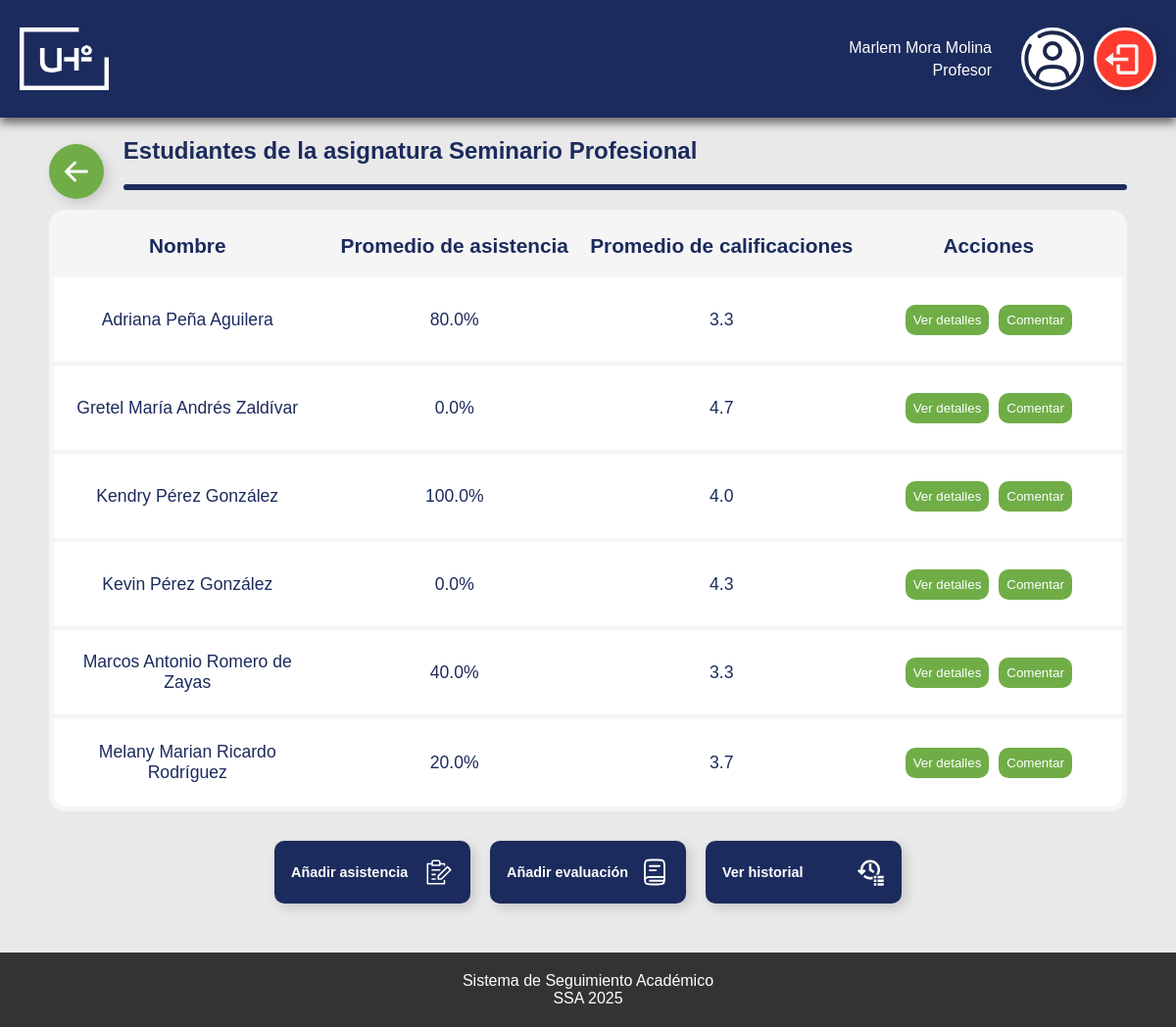
Page /professor/subject/2 (signed in) on the committed database.
### academico_app/models.py (models this page shows, shortened)
class User(AbstractBaseUser):
    username = models.CharField(max_length=150, unique=True, db_index=True)
    first_name = models.CharField(max_length=150)
    last_name = models.CharField(max_length=150)
    is_active = models.BooleanField(default=True)
    is_admin = models.BooleanField(default=False)
    USERNAME_FIELD = 'username'
    REQUIRED_FIELDS = ['first_name', 'last_name']
    objects = UserManager()
    def is_professor(self):
        return hasattr(self, 'professor')
    def get_full_name(self):
        return f"{self.first_name} {self.last_name}".strip()

class Subject(models.Model):
    name = models.CharField(max_length=50)
    career = models.ForeignKey(Career, on_delete=models.CASCADE, related_name='career_subject')
    year = models.IntegerField(
        validators=[
            MinValueValidator(1, message="El año escolar no puede ser menor a 1."),
            MaxValueValidator(4, message="El año escolar no puede ser mayor a 4.")
        ],
    )
    completed = models.BooleanField(default=False)
    professor = models.ForeignKey(Professor, on_delete=models.SET_NULL, null=True, blank=True, related_name='professor_subject')

class Student(models.Model):
    user = models.OneToOneField(User, on_delete=models.CASCADE, related_name='student')
    career = models.ForeignKey('Career', on_delete=models.CASCADE, related_name='students')
    academic_year = models.IntegerField(
        validators=[
            MinValueValidator(1, message="El año escolar no puede ser menor a 1."),
            MaxValueValidator(4, message="El año escolar no puede ser mayor a 4.")
        ],
    )

### academico_app/views.py (the view)
# urls.py: path('professor/subject/<int:subject_id>', views.subject_view, name='subject_view'),
@login_required
@professor_required
def subject_view(request: HttpRequest, subject_id: int):
    professor = request.user.professor
    subject = get_object_or_404(Subject, id=subject_id, professor=professor)
    students = Student.objects.filter(
        career=subject.career,
        academic_year=subject.year
    )
    student_data = []
    for student in students:
        grades = GradeRecord.objects.filter(student=student, subject=subject)
        attendances = AttendanceRecord.objects.filter(student=student, subject=subject)
        grade_avg = grades.aggregate(avg=models.Avg('grade'))['avg']
        if grade_avg is not None:
            grade_avg = round(float(grade_avg), 1)
        else:
            grade_avg = "N/A"
        total_attendance = attendances.count()
        if total_attendance > 0:
            attended_count = attendances.filter(attended=True).count()
            attendance_percent = round((attended_count / total_attendance) * 100, 1)
            attendance_display = f"{attendance_percent}%"
        else:
            attendance_display = "N/A"
        student_data.append({
            'student': student,
            'grade_avg': grade_avg,
            'attendance': attendance_display,
            'has_grades': grades.exists(),
            'has_attendance': attendances.exists()
        })
    context = {
        'subject': subject,
        'student_data': student_data,
        'is_completed': subject.completed
    }
    return render(request, 'professor/subject_view.html', context)

### templates/professor/subject_view.html (shortened to what this page needs)
{% extends 'base.html' %}
{% load static %}
{% block head_scripts %}
    <link rel="stylesheet" href="{% static 'css/professor/subject_view.css' %}">
{% endblock %}
{% block content %}
    <div class="page-container">
        {% if not student_data %}
            <h2 class="title-black">No hay estudiantes asignados a esa asignatura.</h2>
        {% else %}
            <div class="page-header">
                <div class="return-btn-container">
                    <button id="return-btn" class="btn" onclick="window.location.href='{% url 'professor_dashboard' %}'"></button>
                </div>
                <div class="header-text">
                    <h2 class="title">Estudiantes de la asignatura {{ subject.name }}</h2>
                    <hr class="custom-hr">
                </div>
            </div>
            <div class="table-container">
                <table class="table">
                    <thead>
                        <tr>
                            <th>Nombre</th>
                            <th>Promedio de asistencia</th>
                            <th>Promedio de calificaciones</th>
                            <th>Acciones</th>
                        </tr>
                    </thead>
                    <tbody>
                        {% for data in student_data %}
                            <tr>
                                <td>{{ data.student.user.get_full_name }}</td>
                                <td>
                                    {% if data.has_attendance %}
                                        {{ data.attendance }}
                                    {% else %}
                                        N/A
                                    {% endif %}
                                </td>
                                <td>
                                    {% if data.has_grades %}
                                        {{ data.grade_avg|default:'N/A'|floatformat:1 }}
                                    {% else %}
                                        N/A
                                    {% endif %}
                                </td>
                                <td class="grid-action">
                                    <button class="action-btn view-details-btn"
                                            data-href="{% url 'student_subject_detail' subject.id data.student.id %}">
                                        Ver detalles
                                    </button>
                                    <button class="action-btn"
                                            onclick="window.location.href='{% url 'comment_add' data.student.user.username subject.id %}'">
                                        Comentar
                                    </button>
                                </td>
                            </tr>
                        {% endfor %}
                    </tbody>
                </table>
            </div>
            <div class="button-group">
                <button type="button" class="btn btn-icon" id="attendance_button"
                        data-href="{% url 'register_attendance' subject.id %}">Añadir asistencia
                    <img src="{% static 'images/icons/attendance.svg' %}" class="icon">
                    </button>
                <button type="button" class="btn btn-icon" id="grade_button"
                        data-href="{% url 'register_grade' subject.id %}">Añadir evaluación
                        <img src="{% static 'images/icons/grade.svg' %}" class="icon">
                    </button>
                <button type="button" class="btn btn-icon" id="history_button"
                        data-href="{% url 'history' subject.id %}">Ver historial
                        <img src="{% static 'images/icons/history.svg' %}" class="icon">
                    </button>
            </div>
        {% endif %}
    </div>
{% endblock %}

### templates/base.html (shortened to what this page needs)
{% load static %}
<!DOCTYPE html>
<html lang="en">
<head>
    <link rel="stylesheet" href="{% static 'css/global.css' %}?v=2.0">
    <link rel="stylesheet" href="{% static 'css/base.css' %}?v=1.0">
    {% block head_scripts %}
    {% endblock %}
</head>
<body>
    <nav class="shadow nav-bar">
        {% block nav %}
        <a class="logo" href="{% if user.is_professor %}{% url 'professor_dashboard' %}{% elif user.is_student %}{% url 'student_dashboard' %}{% endif %}">
            <img src="{% static 'images/logos/UHO Short White.svg' %}"
                    alt="Logo UHo"/>
        </a>
        {% if user.is_authenticated %}
        <div class="user-info">
            <p class="user-name">{{ user.first_name }} {{ user.last_name }}</p>
            {% if user.is_professor %}
            <span class="user-rol">Profesor</span>
            {% elif user.is_student %}
            <span class="user-rol">Estudiante</span>
            {% endif %}
        </div>
        <div class="user-icon-container fadeOpen">
            <img src="{% static 'images/icons/user-icon.svg' %}" alt="Ícono de usuario" class="user-icon">
        </div>
        <div class="logout-button btn">
            <button onclick="openModal()"></button>
        </div>
        {% endif %}
        {% endblock %}
    </nav>
    <main>
        {% block content %}
        {% endblock %}
    </main>
    <footer>
        {% block footer %}
        <p>Sistema de Seguimiento Académico</p>
        <p>SSA 2025</p>
        {% endblock %}
    </footer>
</body>
</html>

### static/css/global.css (style rules this page uses)
.shadow { box-shadow: 0px 5px 10px 0px #00000099; }
.btn { cursor: pointer; transition: transform 0.3s ease; animation: fadeOpen 0.3s ease-in-out; background-repeat: no-repeat; background-position: right 10px center; background-size: 15%; box-shadow: 4px 4px 12px rgba(0, 0, 0, 0.15); }
.btn-icon { width: 170px; color: white; font-weight: 900; font-size: 0.9em; text-align: left; border-radius: 10px; border-style: solid; padding: 15px; display: flex; align-items: center; justify-content: space-between; border-color: transparent; gap: 5px; }
.title { font-weight: 900; color: var(--university-blue-color); }
.custom-hr { border: 3px solid var(--university-blue-color); margin: 20px auto; border-radius: 10px; }
.icon { height: 30px; }
#return-btn { background-color: var(--university-green-color); aspect-ratio: 1 / 1; width: 100%; border-radius: 100%; border-style: none; background-image: url(../images/icons/arrow.svg); background-position: center; background-repeat: no-repeat; background-size: 65%; }
.return-btn-container { width: 60px; align-content: center; }
.fadeOpen { animation: fadeOpen 0.3s ease-in-out; }
.table { width: 100%; color: var(--university-blue-color); border-radius: 17px; table-layout: fixed; text-align: center; animation: fadeOpen 0.3s ease-in-out; border: 5px solid #F5F5F5; border-spacing: 0; }
.table th { background-color: #F5F5F5; font-weight: 900; font-size: 1.3em; padding: 20px 0; }
.table td { box-sizing: border-box; background-color: white; font-weight: 300; font-size: 1.1em; padding: 20px; border-bottom: 4px solid #F5F5F5; height: 90px; }
tbody tr:last-child td { border-bottom: none; }
tbody tr:last-child td:first-child { border-bottom-left-radius: 12px; }
tbody tr:last-child td:last-child { border-bottom-right-radius: 12px; }
.page-header { display: flex; gap: 20px; }
.header-text { width: 100%; }
.grid-action { display: flex; align-items: center; justify-content: center; gap: 10px; }
.action-btn { background: var(--university-green-color); border: none; padding: 8px; border-radius: 10px; color: white; cursor: pointer; transition: all 0.3s; white-space: nowrap; }

### static/css/base.css (style rules this page uses)
:root { --university-blue-color: #1C2B5D; --university-green-color: #70ad47; --red-color: #FF3B30; --dark-blue-color: #14214b; --text-body-color: #1a1a1a; }
* { padding: 0; margin: 0; }
* { font-family: 'Museo Sans', sans-serif; }
html, body { height: 100%; margin: 0; padding: 0; min-height: 100vh; overflow-x: hidden; }
body { display: flex; flex-direction: column; background-color: #e9e9e9; }
.nav-bar { background-color: var(--university-blue-color); color: white; padding: 20px; height: 10vh; margin-bottom: 20px; display: flex; align-items: center; gap: 10px; position: sticky; top: 0; z-index: 99999; }
main { flex: 1; margin: 0 50px; }
footer { font-weight: 100; background: #333; color: white; padding: 20px; text-align: center; max-height: 10vh; margin-top: 20px; }
.logo { height: 80%; margin-right: auto; align-content: center; }
.logo img { height: 100%; }
.user-icon-container { height: 80%; background-color: white; border-radius: 100%; }
.user-icon-container img { height: 100%; }
.user-name { font-weight: 500; margin: 0; }
.user-rol { font-weight: 100; }
.user-info { display: flex; flex-direction: column; gap: 5px; text-align: right; margin-right: 20px; }
.logout-button { height: 80%; border-radius: 100%; aspect-ratio: 1 / 1; display: flex; justify-content: center; align-items: center; }
.logout-button button { width: 100%; height: 100%; border-radius: 100%; background-color: var(--red-color); cursor: pointer; border-style: none; background-image: url('../images/icons/log-out.svg'); background-repeat: no-repeat; background-size: 70%; background-position-x: 30%; background-position-y: 50%; border: 3px solid white; }

### static/css/professor/subject_view.css (style rules this page uses)
.button-group { margin: 30px; display: flex; justify-content: center; gap: 20px; }
#attendance_button, #grade_button, #history_button { background-color: var(--university-blue-color); border-color: var(--university-blue-color); width: 200px; }

### rows in the picture
User: first_name "Marlem", last_name "Mora Molina"
Subject: name "Seminario Profesional"
Student: student.user.get_full_name "Adriana Peña Aguilera", attendance "80.0%", grade_avg "3.3"
Student: student.user.get_full_name "Gretel María Andrés Zaldívar", attendance "0.0%", grade_avg "4.7"
Student: student.user.get_full_name "Kendry Pérez González", attendance "100.0%", grade_avg "4.0"
Student: student.user.get_full_name "Kevin Pérez González", attendance "0.0%", grade_avg "4.3"
Student: student.user.get_full_name "Marcos Antonio Romero de Zayas", attendance "40.0%", grade_avg "3.3"
Student: student.user.get_full_name "Melany Marian Ricardo Rodríguez", attendance "20.0%", grade_avg "3.7"
